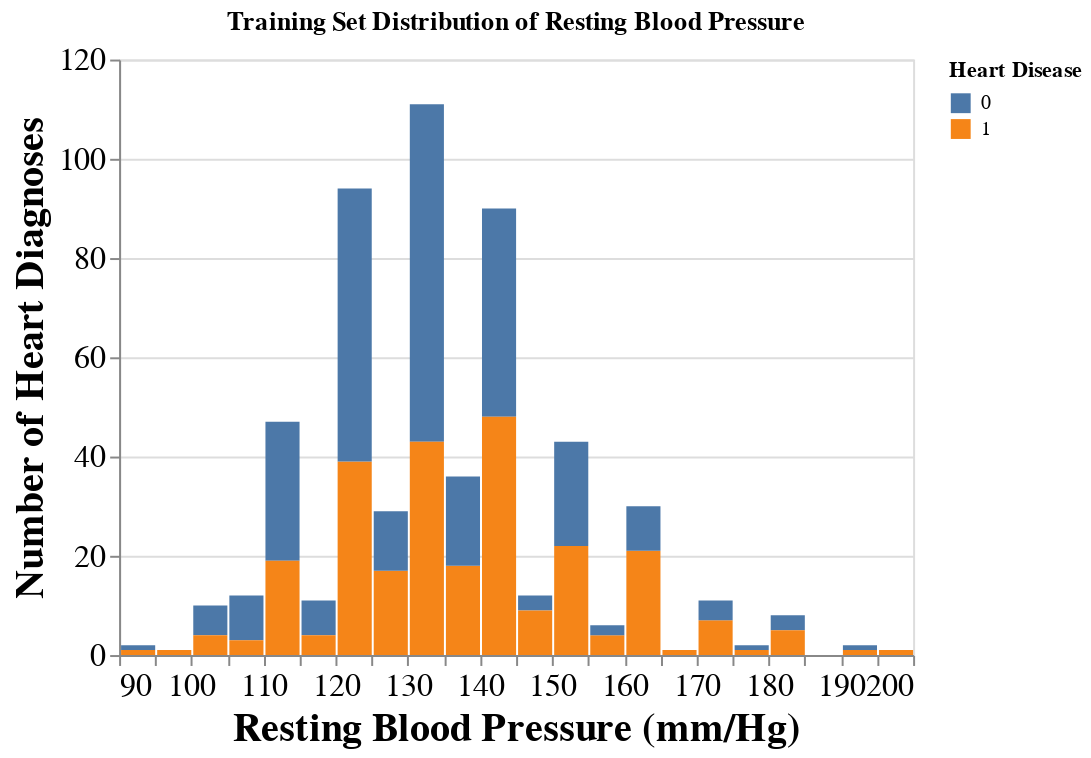

This figure's notebook cell:
### Code cell
restbp_plot

### Figure 1 — Vega-Lite specification as saved in the notebook (floating-point values rounded to 4 significant figures; data arrays with more than 128 entries replaced by an {"elided": "..."} marker saying what was removed)
{"$schema": "https://vega.github.io/schema/vega-lite/v4.17.0.json", "config": {"axis": {"labelFontSize": 16, "titleFontSize": 20}, "view": {"continuousHeight": 300, "continuousWidth": 400}}, "data": {"name": "data-965f26aaa0a06bf333f272b0ffb5f3a8"}, "datasets": {"data-965f26aaa0a06bf333f272b0ffb5f3a8": {"elided": "559 records"}}, "encoding": {"fill": {"field": "HeartDisease", "title": "Heart Disease", "type": "nominal"}, "x": {"bin": {"maxbins": 30}, "field": "RestingBP", "scale": {"zero": false}, "title": "Resting Blood Pressure (mm/Hg)", "type": "quantitative"}, "y": {"aggregate": "count", "field": "HeartDisease", "title": "Number of Heart Diagnoses", "type": "quantitative"}}, "mark": "bar", "title": "Training Set Distribution of Resting Blood Pressure"}
